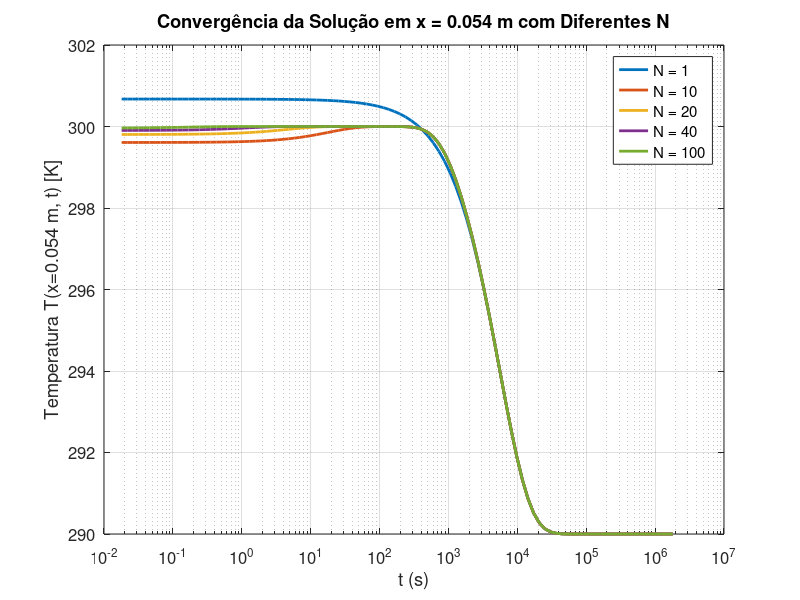
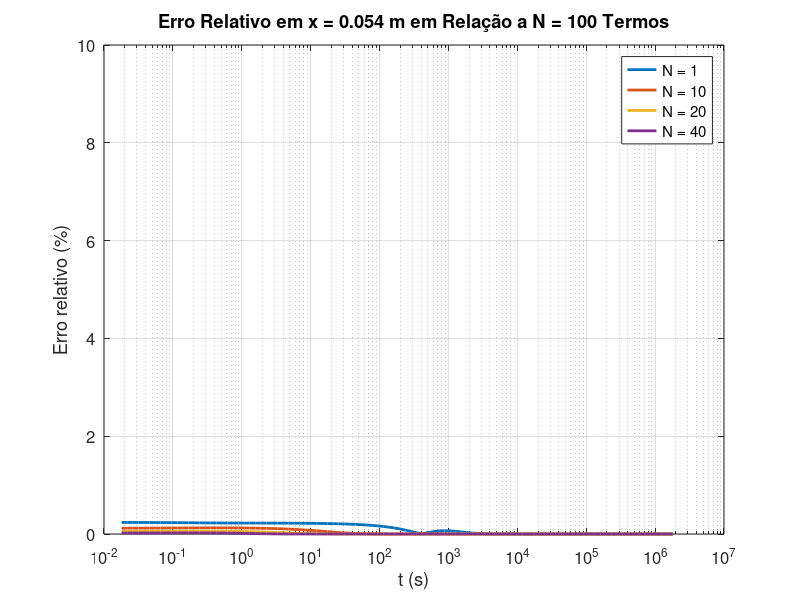
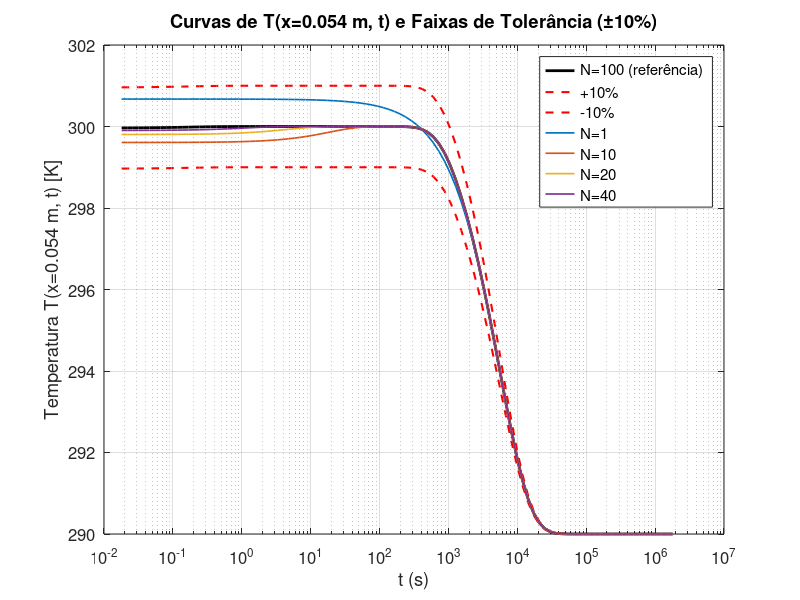

These figures' MATLAB source, in order:

%%%% tijolo_comum_06_semifinal_transcal


clc; clear; close all;

% ------------------ PROPRIEDADES DO MATERIAL (TIJOLO COMUM) ------------------
k = 0.72;               % condutividade térmica [W/m·K]
rho = 1920;             % densidade [kg/m³]
cp = 835;               % calor específico [J/kg·K]
L = 0.09;               % espessura da parede [m]
alpha = k / (rho * cp); % difusividade térmica [m²/s]

% ------------------ CONDIÇÕES DE CONTORNO - CONVECÇÃO NATURAL ------------------
h = 3.0357;             % coeficiente de convecção [W/m²·K]
Bi = h * L / k;         % número de Biot (adimensional)

% ------------------ CONDIÇÕES INICIAIS E DE REFERÊNCIA ------------------
Tp = 300;               % Temperatura inicial do tijolo [K]
Tinf = 290;             % Temperatura do ar ambiente [K]

% ------------------ DOMÍNIO TEMPORAL E POSICIONAL ------------------
Fo_values = logspace(-6, 2, 100);    % Número de Fourier (escala logarítmica)
t_values = Fo_values * (L^2 / alpha); % Tempo dimensional [s]

lambda = 0.6;                      % Posição adimensional x/L
x_real = lambda * L;              % Posição física real [m]

% ------------------ TERMOS DA SÉRIE DE FOURIER ------------------
N_values = [1, 10, 20, 40, 100];     % Número de termos para análise de convergência
T_vals = zeros(length(Fo_values), length(N_values)); % Temperatura dimensional [K]

for k_idx = 1:length(Fo_values)
    Fo = Fo_values(k_idx);

    for j = 1:length(N_values)
        N = N_values(j);

        % Resolver equação transcendental para obter autovalores mu
        f = @(mu) mu .* cot(mu) + Bi;
        mu = zeros(1, N);
        for i = 1:N
            a = (i - 1) * pi + 0.001;
            b = i * pi - 0.001;
            mu(i) = fzero(f, [a, b]);
        end

        % Coeficientes A_n
        A = zeros(1, N);
        for i = 1:N
            num = 2 * (mu(i)^2 + Bi^2) * (1 - cos(mu(i)));
            den = (mu(i)^2 + Bi^2 + Bi) * mu(i);
            A(i) = num / den;
        end

        % Solução adimensional theta (lambda = x/L fixado)
        theta = sum(A .* sin(mu * lambda) .* exp(-mu.^2 * Fo));

        % Solução dimensional
        T_vals(k_idx, j) = theta * (Tp - Tinf) + Tinf;
    end
end

% ------------------ GRÁFICO 1: Temperatura dimensional T(x,t) ------------------
figure;
semilogx(t_values, T_vals, 'LineWidth', 2);
xlabel('t (s)', 'FontSize', 12);
ylabel(sprintf('Temperatura T(x=%.3f m, t) [K]', x_real), 'FontSize', 12);
title(sprintf('Convergência da Solução em x = %.3f m com Diferentes N', x_real), 'FontSize', 14);

legend(arrayfun(@(n) sprintf('N = %d', n), N_values, 'UniformOutput', false), ...
       'Location', 'Best', 'FontSize', 10);
grid on;
set(gca, 'FontSize', 12);

% ------------------ GRÁFICO 2: Erro relativo em relação a N=100 ------------------
T_ref = T_vals(:, end);         % Referência (N=100)
T_ref(T_ref == 0) = 1e-12;      % Evita divisão por zero
erro_rel = abs(T_vals - T_ref) ./ abs(T_ref); % Erro relativo

figure;
semilogx(t_values, erro_rel(:, 1:end-1)*100, 'LineWidth', 2);
xlabel('t (s)', 'FontSize', 12);
ylabel('Erro relativo (%)', 'FontSize', 12);
title(sprintf('Erro Relativo em x = %.3f m em Relação a N = 100 Termos', x_real), 'FontSize', 14);

legend(arrayfun(@(n) sprintf('N = %d', n), N_values(1:end-1), 'UniformOutput', false), ...
       'Location', 'Best', 'FontSize', 10);
ylim([0 10]);
grid on;
set(gca, 'FontSize', 12);

% ------------------ GRÁFICO 3: Faixa de tolerância ±10% ------------------
T_plus10 = Tinf + 1.10 * (T_ref - Tinf);
T_minus10 = Tinf + 0.90 * (T_ref - Tinf);

figure;
semilogx(t_values, T_ref, 'k-', 'LineWidth', 2); hold on;
semilogx(t_values, T_plus10, 'r--', 'LineWidth', 1.5);
semilogx(t_values, T_minus10, 'r--', 'LineWidth', 1.5);
colors = lines(length(N_values)-1);

for j = 1:length(N_values)-1
    semilogx(t_values, T_vals(:, j), '-', 'Color', colors(j,:), 'LineWidth', 1.2);
end

xlabel('t (s)', 'FontSize', 12);
ylabel(sprintf('Temperatura T(x=%.3f m, t) [K]', x_real), 'FontSize', 12);
title(sprintf('Curvas de T(x=%.3f m, t) e Faixas de Tolerância (±10%%)', x_real), 'FontSize', 14);

legend({'N=100 (referência)', '+10%', '-10%', 'N=1', 'N=10', 'N=20', 'N=40'}, ...
    'Location', 'best');
grid on;
set(gca, 'FontSize', 12);
